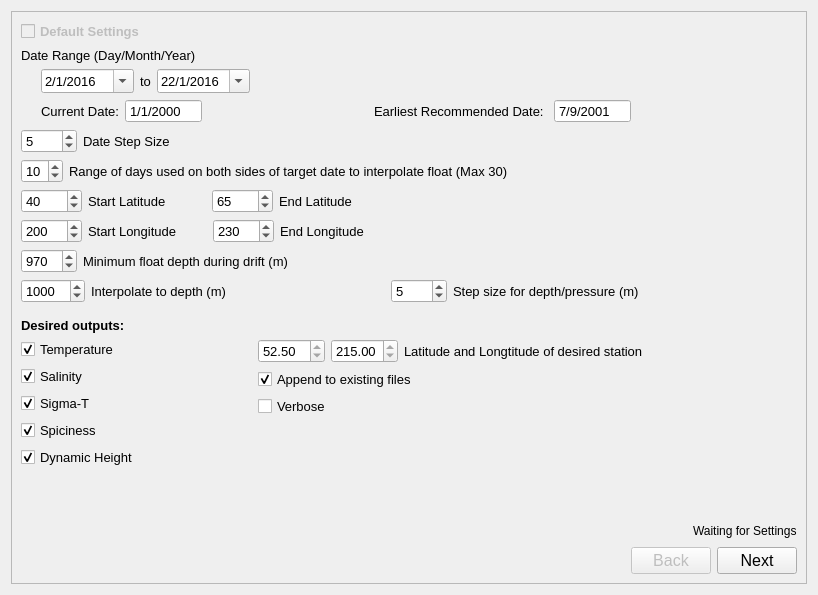
<?xml version="1.0" encoding="UTF-8"?>
<ui version="4.0">
 <class>TimeSeriesApp</class>
 <widget class="QWidget" name="TimeSeriesApp">
  <property name="geometry">
   <rect>
    <x>0</x>
    <y>0</y>
    <width>818</width>
    <height>595</height>
   </rect>
  </property>
  <property name="windowTitle">
   <string>Form</string>
  </property>
  <layout class="QHBoxLayout" name="horizontalLayout">
   <item>
    <widget class="QStackedWidget" name="timeSeriesStackedWidget">
     <property name="frameShape">
      <enum>QFrame::StyledPanel</enum>
     </property>
     <property name="currentIndex">
      <number>0</number>
     </property>
     <widget class="QWidget" name="settingsPage">
      <layout class="QVBoxLayout" name="verticalLayout_5">
       <item>
        <layout class="QHBoxLayout" name="horizontalLayout_6"/>
       </item>
       <item>
        <widget class="QCheckBox" name="defaultSettingsCheckBox">
         <property name="enabled">
          <bool>false</bool>
         </property>
         <property name="font">
          <font>
           <pointsize>10</pointsize>
           <weight>75</weight>
           <bold>true</bold>
          </font>
         </property>
         <property name="text">
          <string>Default Settings</string>
         </property>
        </widget>
       </item>
       <item>
        <widget class="QLabel" name="label_5">
         <property name="font">
          <font>
           <pointsize>10</pointsize>
          </font>
         </property>
         <property name="text">
          <string>Date Range (Day/Month/Year)</string>
         </property>
        </widget>
       </item>
       <item>
        <layout class="QHBoxLayout" name="horizontalLayout_16">
         <item>
          <spacer name="horizontalSpacer_22">
           <property name="orientation">
            <enum>Qt::Horizontal</enum>
           </property>
           <property name="sizeType">
            <enum>QSizePolicy::Fixed</enum>
           </property>
           <property name="sizeHint" stdset="0">
            <size>
             <width>20</width>
             <height>20</height>
            </size>
           </property>
          </spacer>
         </item>
         <item>
          <widget class="QDateEdit" name="startRangeDateEdit">
           <property name="font">
            <font>
             <pointsize>10</pointsize>
            </font>
           </property>
           <property name="displayFormat">
            <string>d/M/yyyy</string>
           </property>
           <property name="calendarPopup">
            <bool>true</bool>
           </property>
           <property name="date">
            <date>
             <year>2016</year>
             <month>1</month>
             <day>2</day>
            </date>
           </property>
          </widget>
         </item>
         <item>
          <widget class="QLabel" name="label_15">
           <property name="font">
            <font>
             <pointsize>10</pointsize>
            </font>
           </property>
           <property name="text">
            <string>to</string>
           </property>
          </widget>
         </item>
         <item>
          <widget class="QDateEdit" name="endRangeDateEdit">
           <property name="font">
            <font>
             <pointsize>10</pointsize>
            </font>
           </property>
           <property name="displayFormat">
            <string>d/M/yyyy</string>
           </property>
           <property name="calendarPopup">
            <bool>true</bool>
           </property>
           <property name="date">
            <date>
             <year>2016</year>
             <month>1</month>
             <day>22</day>
            </date>
           </property>
          </widget>
         </item>
         <item>
          <spacer name="horizontalSpacer_19">
           <property name="orientation">
            <enum>Qt::Horizontal</enum>
           </property>
           <property name="sizeHint" stdset="0">
            <size>
             <width>40</width>
             <height>20</height>
            </size>
           </property>
          </spacer>
         </item>
        </layout>
       </item>
       <item>
        <layout class="QHBoxLayout" name="horizontalLayout_17">
         <item>
          <spacer name="horizontalSpacer_23">
           <property name="orientation">
            <enum>Qt::Horizontal</enum>
           </property>
           <property name="sizeType">
            <enum>QSizePolicy::Fixed</enum>
           </property>
           <property name="sizeHint" stdset="0">
            <size>
             <width>20</width>
             <height>20</height>
            </size>
           </property>
          </spacer>
         </item>
         <item>
          <widget class="QLabel" name="currentDayLabel">
           <property name="font">
            <font>
             <pointsize>10</pointsize>
             <weight>50</weight>
             <bold>false</bold>
            </font>
           </property>
           <property name="text">
            <string>Current Date:</string>
           </property>
          </widget>
         </item>
         <item>
          <widget class="QDateEdit" name="currentDayDateEdit">
           <property name="enabled">
            <bool>true</bool>
           </property>
           <property name="font">
            <font>
             <pointsize>10</pointsize>
            </font>
           </property>
           <property name="readOnly">
            <bool>true</bool>
           </property>
           <property name="buttonSymbols">
            <enum>QAbstractSpinBox::NoButtons</enum>
           </property>
           <property name="displayFormat">
            <string>d/M/yyyy</string>
           </property>
          </widget>
         </item>
         <item>
          <spacer name="horizontalSpacer_20">
           <property name="orientation">
            <enum>Qt::Horizontal</enum>
           </property>
           <property name="sizeHint" stdset="0">
            <size>
             <width>40</width>
             <height>20</height>
            </size>
           </property>
          </spacer>
         </item>
         <item>
          <widget class="QLabel" name="currentDayRangeLabel_2">
           <property name="font">
            <font>
             <pointsize>10</pointsize>
            </font>
           </property>
           <property name="text">
            <string>Earliest Recommended Date: </string>
           </property>
          </widget>
         </item>
         <item>
          <widget class="QDateEdit" name="earliestDayDateEdit">
           <property name="enabled">
            <bool>true</bool>
           </property>
           <property name="font">
            <font>
             <pointsize>10</pointsize>
            </font>
           </property>
           <property name="readOnly">
            <bool>true</bool>
           </property>
           <property name="buttonSymbols">
            <enum>QAbstractSpinBox::NoButtons</enum>
           </property>
           <property name="displayFormat">
            <string>d/M/yyyy</string>
           </property>
           <property name="date">
            <date>
             <year>2001</year>
             <month>9</month>
             <day>7</day>
            </date>
           </property>
          </widget>
         </item>
         <item>
          <spacer name="horizontalSpacer_3">
           <property name="orientation">
            <enum>Qt::Horizontal</enum>
           </property>
           <property name="sizeHint" stdset="0">
            <size>
             <width>40</width>
             <height>20</height>
            </size>
           </property>
          </spacer>
         </item>
        </layout>
       </item>
       <item>
        <layout class="QHBoxLayout" name="horizontalLayout_8">
         <item>
          <widget class="QSpinBox" name="dayStepSizeBox">
           <property name="font">
            <font>
             <pointsize>10</pointsize>
            </font>
           </property>
           <property name="maximum">
            <number>9999</number>
           </property>
           <property name="value">
            <number>5</number>
           </property>
          </widget>
         </item>
         <item>
          <widget class="QLabel" name="label_6">
           <property name="font">
            <font>
             <pointsize>10</pointsize>
            </font>
           </property>
           <property name="text">
            <string>Date Step Size</string>
           </property>
          </widget>
         </item>
         <item>
          <spacer name="horizontalSpacer_7">
           <property name="orientation">
            <enum>Qt::Horizontal</enum>
           </property>
           <property name="sizeHint" stdset="0">
            <size>
             <width>40</width>
             <height>20</height>
            </size>
           </property>
          </spacer>
         </item>
        </layout>
       </item>
       <item>
        <layout class="QHBoxLayout" name="horizontalLayout_9">
         <item>
          <widget class="QSpinBox" name="sampleWindowBox">
           <property name="font">
            <font>
             <pointsize>10</pointsize>
            </font>
           </property>
           <property name="minimum">
            <number>1</number>
           </property>
           <property name="maximum">
            <number>30</number>
           </property>
           <property name="value">
            <number>10</number>
           </property>
          </widget>
         </item>
         <item>
          <widget class="QLabel" name="label_7">
           <property name="font">
            <font>
             <pointsize>10</pointsize>
            </font>
           </property>
           <property name="text">
            <string>Range of days used on both sides of target date to interpolate float (Max 30)</string>
           </property>
          </widget>
         </item>
         <item>
          <spacer name="horizontalSpacer_10">
           <property name="orientation">
            <enum>Qt::Horizontal</enum>
           </property>
           <property name="sizeHint" stdset="0">
            <size>
             <width>40</width>
             <height>20</height>
            </size>
           </property>
          </spacer>
         </item>
        </layout>
       </item>
       <item>
        <layout class="QHBoxLayout" name="horizontalLayout_10">
         <item>
          <widget class="QSpinBox" name="firstLatitudeBox">
           <property name="font">
            <font>
             <pointsize>10</pointsize>
            </font>
           </property>
           <property name="minimum">
            <number>-9999</number>
           </property>
           <property name="maximum">
            <number>9999</number>
           </property>
           <property name="value">
            <number>40</number>
           </property>
          </widget>
         </item>
         <item>
          <widget class="QLabel" name="label_8">
           <property name="font">
            <font>
             <pointsize>10</pointsize>
            </font>
           </property>
           <property name="text">
            <string>Start Latitude</string>
           </property>
          </widget>
         </item>
         <item>
          <spacer name="horizontalSpacer_24">
           <property name="orientation">
            <enum>Qt::Horizontal</enum>
           </property>
           <property name="sizeType">
            <enum>QSizePolicy::Maximum</enum>
           </property>
           <property name="sizeHint" stdset="0">
            <size>
             <width>40</width>
             <height>20</height>
            </size>
           </property>
          </spacer>
         </item>
         <item>
          <widget class="QSpinBox" name="secondLatitudeBox">
           <property name="font">
            <font>
             <pointsize>10</pointsize>
            </font>
           </property>
           <property name="minimum">
            <number>-9999</number>
           </property>
           <property name="maximum">
            <number>9999</number>
           </property>
           <property name="value">
            <number>65</number>
           </property>
          </widget>
         </item>
         <item>
          <widget class="QLabel" name="label_16">
           <property name="font">
            <font>
             <pointsize>10</pointsize>
            </font>
           </property>
           <property name="text">
            <string>End Latitude</string>
           </property>
          </widget>
         </item>
         <item>
          <spacer name="horizontalSpacer_11">
           <property name="orientation">
            <enum>Qt::Horizontal</enum>
           </property>
           <property name="sizeHint" stdset="0">
            <size>
             <width>40</width>
             <height>20</height>
            </size>
           </property>
          </spacer>
         </item>
        </layout>
       </item>
       <item>
        <layout class="QHBoxLayout" name="horizontalLayout_11">
         <item>
          <widget class="QSpinBox" name="firstLongitudeBox">
           <property name="font">
            <font>
             <pointsize>10</pointsize>
            </font>
           </property>
           <property name="minimum">
            <number>-9999</number>
           </property>
           <property name="maximum">
            <number>9999</number>
           </property>
           <property name="value">
            <number>200</number>
           </property>
          </widget>
         </item>
         <item>
          <widget class="QLabel" name="label_9">
           <property name="font">
            <font>
             <pointsize>10</pointsize>
            </font>
           </property>
           <property name="text">
            <string>Start Longitude</string>
           </property>
          </widget>
         </item>
         <item>
          <spacer name="horizontalSpacer_25">
           <property name="orientation">
            <enum>Qt::Horizontal</enum>
           </property>
           <property name="sizeType">
            <enum>QSizePolicy::Maximum</enum>
           </property>
           <property name="sizeHint" stdset="0">
            <size>
             <width>30</width>
             <height>20</height>
            </size>
           </property>
          </spacer>
         </item>
         <item>
          <widget class="QSpinBox" name="secondLongitudeBox">
           <property name="font">
            <font>
             <pointsize>10</pointsize>
            </font>
           </property>
           <property name="minimum">
            <number>-9999</number>
           </property>
           <property name="maximum">
            <number>9999</number>
           </property>
           <property name="value">
            <number>230</number>
           </property>
          </widget>
         </item>
         <item>
          <widget class="QLabel" name="label_17">
           <property name="font">
            <font>
             <pointsize>10</pointsize>
            </font>
           </property>
           <property name="text">
            <string>End Longitude</string>
           </property>
          </widget>
         </item>
         <item>
          <spacer name="horizontalSpacer_12">
           <property name="orientation">
            <enum>Qt::Horizontal</enum>
           </property>
           <property name="sizeHint" stdset="0">
            <size>
             <width>40</width>
             <height>20</height>
            </size>
           </property>
          </spacer>
         </item>
        </layout>
       </item>
       <item>
        <layout class="QHBoxLayout" name="horizontalLayout_12">
         <item>
          <widget class="QSpinBox" name="pressureCutOffBox">
           <property name="font">
            <font>
             <pointsize>10</pointsize>
            </font>
           </property>
           <property name="maximum">
            <number>2100</number>
           </property>
           <property name="value">
            <number>970</number>
           </property>
          </widget>
         </item>
         <item>
          <widget class="QLabel" name="label_10">
           <property name="font">
            <font>
             <pointsize>10</pointsize>
            </font>
           </property>
           <property name="text">
            <string>Minimum float depth during drift (m)</string>
           </property>
          </widget>
         </item>
         <item>
          <widget class="QLabel" name="pressureCutOffWarningLabel">
           <property name="text">
            <string/>
           </property>
          </widget>
         </item>
         <item>
          <spacer name="horizontalSpacer_13">
           <property name="orientation">
            <enum>Qt::Horizontal</enum>
           </property>
           <property name="sizeHint" stdset="0">
            <size>
             <width>40</width>
             <height>20</height>
            </size>
           </property>
          </spacer>
         </item>
        </layout>
       </item>
       <item>
        <layout class="QHBoxLayout" name="horizontalLayout_13">
         <item>
          <widget class="QSpinBox" name="maxInterpDepthBox">
           <property name="font">
            <font>
             <pointsize>10</pointsize>
            </font>
           </property>
           <property name="maximum">
            <number>99999</number>
           </property>
           <property name="value">
            <number>1000</number>
           </property>
          </widget>
         </item>
         <item>
          <widget class="QLabel" name="label_11">
           <property name="font">
            <font>
             <pointsize>10</pointsize>
            </font>
           </property>
           <property name="text">
            <string>Interpolate to depth (m)</string>
           </property>
          </widget>
         </item>
         <item>
          <spacer name="horizontalSpacer_14">
           <property name="orientation">
            <enum>Qt::Horizontal</enum>
           </property>
           <property name="sizeHint" stdset="0">
            <size>
             <width>40</width>
             <height>20</height>
            </size>
           </property>
          </spacer>
         </item>
         <item>
          <widget class="QSpinBox" name="stepSizeBox">
           <property name="font">
            <font>
             <pointsize>10</pointsize>
            </font>
           </property>
           <property name="maximum">
            <number>9999</number>
           </property>
           <property name="value">
            <number>5</number>
           </property>
          </widget>
         </item>
         <item>
          <widget class="QLabel" name="label_12">
           <property name="font">
            <font>
             <pointsize>10</pointsize>
            </font>
           </property>
           <property name="text">
            <string>Step size for depth/pressure (m)</string>
           </property>
          </widget>
         </item>
         <item>
          <spacer name="horizontalSpacer_15">
           <property name="orientation">
            <enum>Qt::Horizontal</enum>
           </property>
           <property name="sizeHint" stdset="0">
            <size>
             <width>40</width>
             <height>20</height>
            </size>
           </property>
          </spacer>
         </item>
        </layout>
       </item>
       <item>
        <spacer name="verticalSpacer_6">
         <property name="orientation">
          <enum>Qt::Vertical</enum>
         </property>
         <property name="sizeHint" stdset="0">
          <size>
           <width>20</width>
           <height>13</height>
          </size>
         </property>
        </spacer>
       </item>
       <item>
        <widget class="QLabel" name="label_13">
         <property name="font">
          <font>
           <pointsize>10</pointsize>
           <weight>75</weight>
           <bold>true</bold>
          </font>
         </property>
         <property name="text">
          <string>Desired outputs:</string>
         </property>
        </widget>
       </item>
       <item>
        <layout class="QHBoxLayout" name="horizontalLayout_15">
         <item>
          <layout class="QVBoxLayout" name="verticalLayout_3">
           <item>
            <widget class="QCheckBox" name="tempCheckBox">
             <property name="font">
              <font>
               <pointsize>10</pointsize>
              </font>
             </property>
             <property name="text">
              <string>Temperature</string>
             </property>
             <property name="checked">
              <bool>true</bool>
             </property>
            </widget>
           </item>
           <item>
            <widget class="QCheckBox" name="salinityCheckBox">
             <property name="font">
              <font>
               <pointsize>10</pointsize>
              </font>
             </property>
             <property name="text">
              <string>Salinity</string>
             </property>
             <property name="checked">
              <bool>true</bool>
             </property>
            </widget>
           </item>
           <item>
            <widget class="QCheckBox" name="sigmaTCheckBox">
             <property name="font">
              <font>
               <pointsize>10</pointsize>
              </font>
             </property>
             <property name="text">
              <string>Sigma-T</string>
             </property>
             <property name="checked">
              <bool>true</bool>
             </property>
            </widget>
           </item>
           <item>
            <widget class="QCheckBox" name="spicinessCheckBox">
             <property name="font">
              <font>
               <pointsize>10</pointsize>
              </font>
             </property>
             <property name="text">
              <string>Spiciness</string>
             </property>
             <property name="checked">
              <bool>true</bool>
             </property>
            </widget>
           </item>
           <item>
            <widget class="QCheckBox" name="dynamicHeightCheckBox">
             <property name="font">
              <font>
               <pointsize>10</pointsize>
              </font>
             </property>
             <property name="text">
              <string>Dynamic Height</string>
             </property>
             <property name="checked">
              <bool>true</bool>
             </property>
            </widget>
           </item>
          </layout>
         </item>
         <item>
          <spacer name="horizontalSpacer_17">
           <property name="orientation">
            <enum>Qt::Horizontal</enum>
           </property>
           <property name="sizeHint" stdset="0">
            <size>
             <width>40</width>
             <height>20</height>
            </size>
           </property>
          </spacer>
         </item>
         <item>
          <layout class="QVBoxLayout" name="verticalLayout_4">
           <item>
            <layout class="QHBoxLayout" name="horizontalLayout_14">
             <item>
              <widget class="QDoubleSpinBox" name="latitudeDesiredBox">
               <property name="enabled">
                <bool>true</bool>
               </property>
               <property name="font">
                <font>
                 <pointsize>10</pointsize>
                </font>
               </property>
               <property name="readOnly">
                <bool>true</bool>
               </property>
               <property name="maximum">
                <double>180.000000000000000</double>
               </property>
               <property name="value">
                <double>52.500000000000000</double>
               </property>
              </widget>
             </item>
             <item>
              <widget class="QDoubleSpinBox" name="longitudeDesiredBox">
               <property name="enabled">
                <bool>true</bool>
               </property>
               <property name="font">
                <font>
                 <pointsize>10</pointsize>
                </font>
               </property>
               <property name="readOnly">
                <bool>true</bool>
               </property>
               <property name="maximum">
                <double>360.000000000000000</double>
               </property>
               <property name="value">
                <double>215.000000000000000</double>
               </property>
              </widget>
             </item>
             <item>
              <widget class="QLabel" name="label_14">
               <property name="font">
                <font>
                 <pointsize>10</pointsize>
                </font>
               </property>
               <property name="text">
                <string>Latitude and Longtitude of desired station</string>
               </property>
              </widget>
             </item>
             <item>
              <spacer name="horizontalSpacer_16">
               <property name="orientation">
                <enum>Qt::Horizontal</enum>
               </property>
               <property name="sizeHint" stdset="0">
                <size>
                 <width>40</width>
                 <height>20</height>
                </size>
               </property>
              </spacer>
             </item>
            </layout>
           </item>
           <item>
            <widget class="QCheckBox" name="appendCheckBox">
             <property name="font">
              <font>
               <pointsize>10</pointsize>
              </font>
             </property>
             <property name="text">
              <string>Append to existing files</string>
             </property>
             <property name="checked">
              <bool>true</bool>
             </property>
            </widget>
           </item>
           <item>
            <widget class="QCheckBox" name="verboseCheckBox">
             <property name="font">
              <font>
               <pointsize>10</pointsize>
              </font>
             </property>
             <property name="text">
              <string>Verbose</string>
             </property>
            </widget>
           </item>
           <item>
            <spacer name="verticalSpacer_5">
             <property name="orientation">
              <enum>Qt::Vertical</enum>
             </property>
             <property name="sizeHint" stdset="0">
              <size>
               <width>20</width>
               <height>40</height>
              </size>
             </property>
            </spacer>
           </item>
          </layout>
         </item>
         <item>
          <spacer name="horizontalSpacer_18">
           <property name="orientation">
            <enum>Qt::Horizontal</enum>
           </property>
           <property name="sizeHint" stdset="0">
            <size>
             <width>40</width>
             <height>20</height>
            </size>
           </property>
          </spacer>
         </item>
        </layout>
       </item>
       <item>
        <spacer name="verticalSpacer_3">
         <property name="orientation">
          <enum>Qt::Vertical</enum>
         </property>
         <property name="sizeHint" stdset="0">
          <size>
           <width>20</width>
           <height>50</height>
          </size>
         </property>
        </spacer>
       </item>
       <item>
        <layout class="QHBoxLayout" name="horizontalLayout_25">
         <item>
          <spacer name="horizontalSpacer_32">
           <property name="orientation">
            <enum>Qt::Horizontal</enum>
           </property>
           <property name="sizeHint" stdset="0">
            <size>
             <width>40</width>
             <height>20</height>
            </size>
           </property>
          </spacer>
         </item>
         <item>
          <widget class="QLabel" name="progressLabel">
           <property name="text">
            <string>Waiting for Settings</string>
           </property>
          </widget>
         </item>
        </layout>
       </item>
       <item>
        <layout class="QHBoxLayout" name="horizontalLayout_7">
         <item>
          <spacer name="horizontalSpacer_9">
           <property name="orientation">
            <enum>Qt::Horizontal</enum>
           </property>
           <property name="sizeHint" stdset="0">
            <size>
             <width>40</width>
             <height>20</height>
            </size>
           </property>
          </spacer>
         </item>
         <item>
          <widget class="QPushButton" name="backButton_2">
           <property name="enabled">
            <bool>false</bool>
           </property>
           <property name="font">
            <font>
             <pointsize>12</pointsize>
            </font>
           </property>
           <property name="text">
            <string>Back</string>
           </property>
          </widget>
         </item>
         <item>
          <widget class="QPushButton" name="nextButton">
           <property name="font">
            <font>
             <pointsize>12</pointsize>
            </font>
           </property>
           <property name="text">
            <string>Next</string>
           </property>
          </widget>
         </item>
        </layout>
       </item>
      </layout>
     </widget>
     <widget class="QWidget" name="pleaseWaitPage">
      <layout class="QVBoxLayout" name="verticalLayout_8">
       <item>
        <widget class="QLabel" name="label_18">
         <property name="text">
          <string>Calculations in progress, please do not interrupt</string>
         </property>
        </widget>
       </item>
       <item>
        <widget class="QProgressBar" name="calculationProgressBar">
         <property name="value">
          <number>24</number>
         </property>
        </widget>
       </item>
      </layout>
     </widget>
     <widget class="QWidget" name="calculationsPage">
      <layout class="QVBoxLayout" name="verticalLayout_7">
       <item>
        <widget class="QLabel" name="outputFilesLabel_2">
         <property name="font">
          <font>
           <pointsize>12</pointsize>
          </font>
         </property>
         <property name="text">
          <string>Data available to plot:</string>
         </property>
        </widget>
       </item>
       <item>
        <layout class="QHBoxLayout" name="horizontalLayout_20">
         <item>
          <widget class="QPushButton" name="plotTemperatureButton">
           <property name="minimumSize">
            <size>
             <width>99</width>
             <height>0</height>
            </size>
           </property>
           <property name="font">
            <font>
             <pointsize>12</pointsize>
            </font>
           </property>
           <property name="text">
            <string>Temperature</string>
           </property>
          </widget>
         </item>
         <item>
          <widget class="QPushButton" name="plotSalinityButton">
           <property name="minimumSize">
            <size>
             <width>99</width>
             <height>0</height>
            </size>
           </property>
           <property name="font">
            <font>
             <pointsize>12</pointsize>
            </font>
           </property>
           <property name="text">
            <string>Salinity</string>
           </property>
          </widget>
         </item>
         <item>
          <spacer name="horizontalSpacer_27">
           <property name="orientation">
            <enum>Qt::Horizontal</enum>
           </property>
           <property name="sizeHint" stdset="0">
            <size>
             <width>40</width>
             <height>20</height>
            </size>
           </property>
          </spacer>
         </item>
        </layout>
       </item>
       <item>
        <layout class="QHBoxLayout" name="horizontalLayout_23">
         <item>
          <widget class="QPushButton" name="plotSigmaTButton">
           <property name="minimumSize">
            <size>
             <width>99</width>
             <height>0</height>
            </size>
           </property>
           <property name="font">
            <font>
             <pointsize>12</pointsize>
            </font>
           </property>
           <property name="text">
            <string>Sigma-T</string>
           </property>
          </widget>
         </item>
         <item>
          <widget class="QPushButton" name="plotSpicinessButton">
           <property name="minimumSize">
            <size>
             <width>99</width>
             <height>0</height>
            </size>
           </property>
           <property name="font">
            <font>
             <pointsize>12</pointsize>
            </font>
           </property>
           <property name="text">
            <string>Spiciness</string>
           </property>
          </widget>
         </item>
         <item>
          <spacer name="horizontalSpacer_30">
           <property name="orientation">
            <enum>Qt::Horizontal</enum>
           </property>
           <property name="sizeHint" stdset="0">
            <size>
             <width>40</width>
             <height>20</height>
            </size>
           </property>
          </spacer>
         </item>
        </layout>
       </item>
       <item>
        <spacer name="verticalSpacer_9">
         <property name="orientation">
          <enum>Qt::Vertical</enum>
         </property>
         <property name="sizeHint" stdset="0">
          <size>
           <width>20</width>
           <height>40</height>
          </size>
         </property>
        </spacer>
       </item>
       <item>
        <spacer name="verticalSpacer_4">
         <property name="orientation">
          <enum>Qt::Vertical</enum>
         </property>
         <property name="sizeHint" stdset="0">
          <size>
           <width>20</width>
           <height>103</height>
          </size>
         </property>
        </spacer>
       </item>
       <item>
        <layout class="QHBoxLayout" name="horizontalLayout_24">
         <item>
          <widget class="QLabel" name="outputFilesLabel">
           <property name="font">
            <font>
             <pointsize>11</pointsize>
            </font>
           </property>
           <property name="text">
            <string>Output Files:</string>
           </property>
          </widget>
         </item>
         <item>
          <spacer name="horizontalSpacer_28">
           <property name="orientation">
            <enum>Qt::Horizontal</enum>
           </property>
           <property name="sizeHint" stdset="0">
            <size>
             <width>40</width>
             <height>20</height>
            </size>
           </property>
          </spacer>
         </item>
        </layout>
       </item>
       <item>
        <spacer name="verticalSpacer_8">
         <property name="orientation">
          <enum>Qt::Vertical</enum>
         </property>
         <property name="sizeHint" stdset="0">
          <size>
           <width>20</width>
           <height>40</height>
          </size>
         </property>
        </spacer>
       </item>
       <item>
        <layout class="QHBoxLayout" name="horizontalLayout_21">
         <item>
          <widget class="QLabel" name="outputLocationLabel">
           <property name="font">
            <font>
             <pointsize>11</pointsize>
            </font>
           </property>
           <property name="text">
            <string>Output files location</string>
           </property>
          </widget>
         </item>
         <item>
          <spacer name="horizontalSpacer_31">
           <property name="orientation">
            <enum>Qt::Horizontal</enum>
           </property>
           <property name="sizeHint" stdset="0">
            <size>
             <width>40</width>
             <height>20</height>
            </size>
           </property>
          </spacer>
         </item>
        </layout>
       </item>
       <item>
        <spacer name="verticalSpacer_7">
         <property name="orientation">
          <enum>Qt::Vertical</enum>
         </property>
         <property name="sizeHint" stdset="0">
          <size>
           <width>20</width>
           <height>102</height>
          </size>
         </property>
        </spacer>
       </item>
       <item>
        <layout class="QHBoxLayout" name="horizontalLayout_22">
         <item>
          <spacer name="horizontalSpacer_29">
           <property name="orientation">
            <enum>Qt::Horizontal</enum>
           </property>
           <property name="sizeHint" stdset="0">
            <size>
             <width>40</width>
             <height>20</height>
            </size>
           </property>
          </spacer>
         </item>
         <item>
          <widget class="QPushButton" name="backToSettingsButton">
           <property name="enabled">
            <bool>true</bool>
           </property>
           <property name="font">
            <font>
             <pointsize>12</pointsize>
            </font>
           </property>
           <property name="text">
            <string>Back</string>
           </property>
          </widget>
         </item>
         <item>
          <widget class="QPushButton" name="finishedButton">
           <property name="enabled">
            <bool>false</bool>
           </property>
           <property name="font">
            <font>
             <pointsize>12</pointsize>
            </font>
           </property>
           <property name="text">
            <string>Finished</string>
           </property>
          </widget>
         </item>
        </layout>
       </item>
      </layout>
     </widget>
    </widget>
   </item>
  </layout>
 </widget>
 <resources/>
 <connections/>
</ui>
